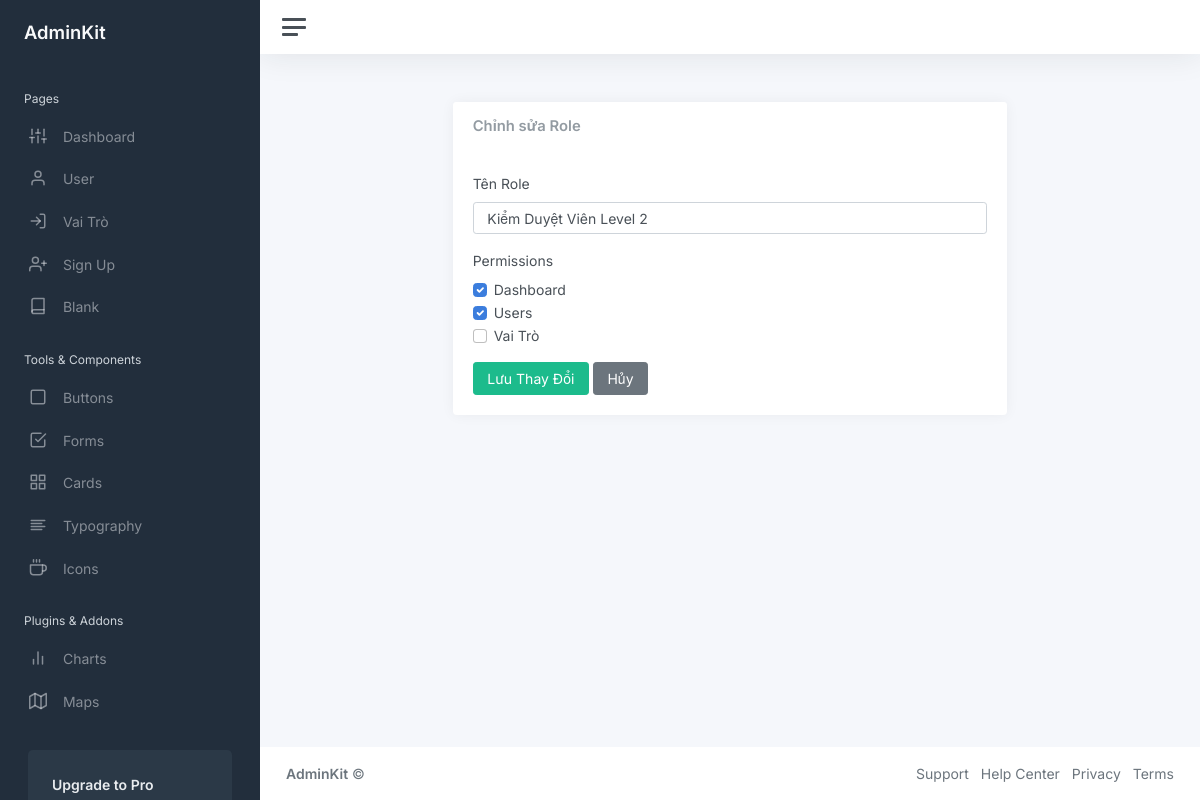
The app's page /admin/2/edit-role (signed in) with its own data.
### models.py (models this page shows)
class Role(db.Model):
    __tablename__ = 'roles'
    id = db.Column(db.Integer, primary_key=True, autoincrement=True)
    name = db.Column(db.String(50), nullable=False, unique=True)
    permissions = db.Column(db.JSON, nullable=False, default=[])  # Lưu trữ danh sách quyền

### routes/admin.py (the view)
@admin_bp.route('/<int:role_id>/edit-role', methods=['GET', 'POST'])
def edit_role(role_id):
    if not check_admin():
        return redirect('/admin/login')
    role = Role.query.get_or_404(role_id)
    available_permissions = current_app.config["AVAILABLE_PERMISSIONS"]
    if request.method == 'POST':
        role.name = request.form.get('name')
        role.permissions = request.form.getlist('permissions')  # Lấy danh sách quyền
        db.session.commit()
        flash("Role đã được cập nhật thành công!", "success")
        return redirect('/admin/roles')
    return render_template('admin/edit_role.html', role=role, available_permissions=available_permissions)

### routes/admin.py (called while the page is built)
def check_admin():
    if session.get('logged_in') and session.get('role') == "Admin":
        return True
    return False

### templates/admin/edit_role.html
{% extends "admin/layout.html" %}
{% block content %}
<link rel="stylesheet" href="https://cdnjs.cloudflare.com/ajax/libs/font-awesome/6.0.0/css/all.min.css">
<div class="row justify-content-center">
    <div class="col-12 col-lg-8 col-xxl-9 d-flex">
        <div class="card flex-fill">
            <div class="card-header">
                <h5 class="card-title mb-0">Chỉnh sửa Role</h5>
            </div>
            <div class="card-body">
                <form method="POST" action="">
                    <div class="mb-3">
                        <label for="name" class="form-label">Tên Role</label>
                        <input type="text" class="form-control" id="name" name="name" value="{{ role.name }}" required>
                    </div>
                    <div class="mb-3">
                        <label class="form-label">Permissions</label>
                        {% for perm in available_permissions %}
                        <div class="form-check">
                            <input class="form-check-input" type="checkbox" name="permissions" value="{{ perm }}" id="perm_{{ perm }}" {% if perm in role.permissions %}checked{% endif %}>
                            <label class="form-check-label" for="perm_{{ perm }}">{{ perm }}</label>
                        </div>
                        {% endfor %}
                    </div>
                    <button type="submit" class="btn btn-success">Lưu Thay Đổi</button>
                    <a href="/admin/roles" class="btn btn-secondary">Hủy</a>
                </form>
            </div>
        </div>
    </div>
</div>
{% endblock %}

### records on screen
Role: name "Kiểm Duyệt Viên Level 2", permissions "☑" "☑"

### other values on screen
{{ perm }} "Dashboard" "Users" "Vai Trò"
